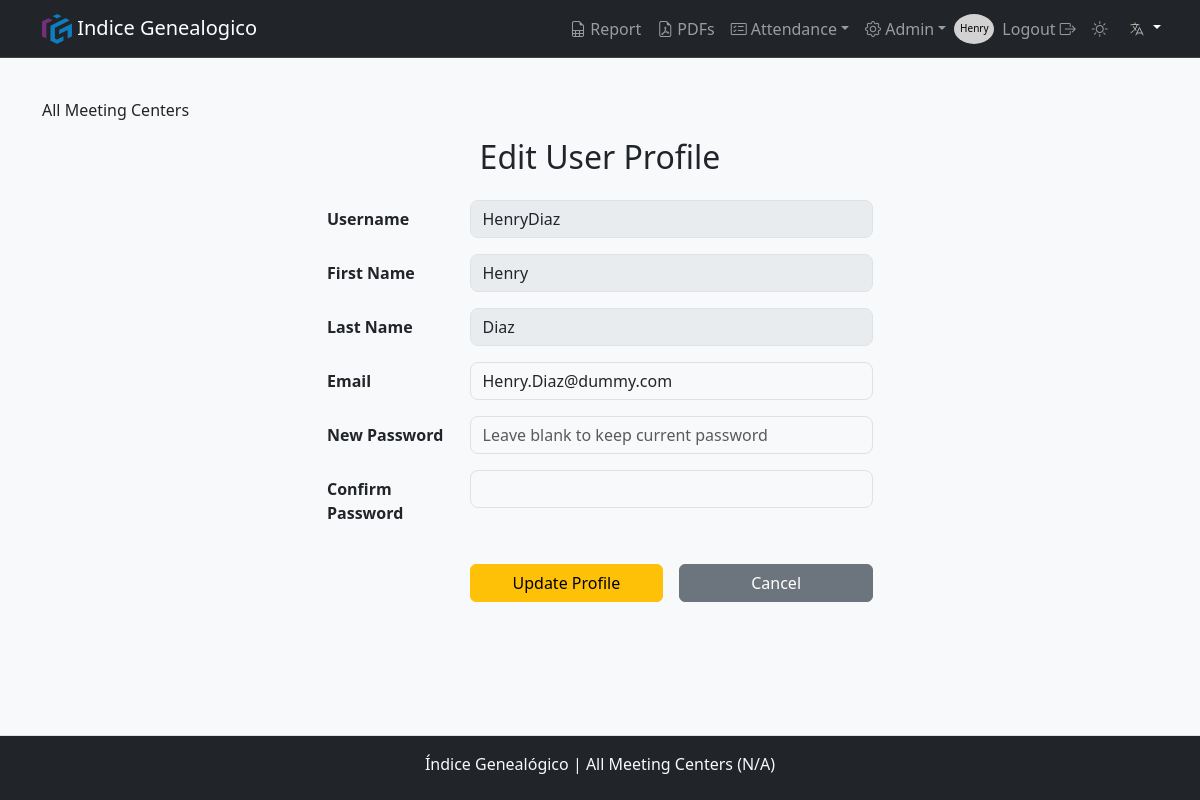
The page /users/profile (signed in) on the database its author committed.
### app/models/users_model.py (models this page shows, shortened)
class User(db.Model, UserMixin):
    __tablename__ = 'users'
    id                = db.Column(db.Integer, primary_key=True)
    username          = db.Column(db.String(80), nullable=False, unique=True)
    email             = db.Column(db.String(120), unique=True)
    name              = db.Column(db.String(20), nullable=False)
    lastname          = db.Column(db.String(20), nullable=False)
    password_hash     = db.Column(db.String(128), nullable=False)
    role              = db.Column(db.String(10), nullable=False, default='User')  # Puede ser 'Owner', 'Admin', 'User'
    is_active         = db.Column(db.Boolean, default=True)
    meeting_center_id = db.Column(db.Integer, db.ForeignKey('meeting_center.id'), nullable=False)  # Clave foránea
    organization_id   = db.Column(db.Integer, db.ForeignKey('organization.id'), nullable=False)  # Clave foránea

### app/routes/users_route.py (the view, shortened to what this page needs)
@bp_users.route('/profile', methods=['GET', 'POST'])
@login_required
def profile():
    form = ProfileForm()
    user = User.query.get(session['user_id'])
    if not user:
        flash('User not found.', 'danger')
        return redirect(url_for('login'))
    form.username.data = user.username
    form.email.data    = user.email
    form.name.data     = user.name
    form.lastname.data = user.lastname
    return render_template('/form/form.html',
                           form=form,
                           title=_('Edit User Profile'),
                           submit_button_text=_('Update Profile'),
                           clas='warning'
                           )

### app/forms/user_form.py
class ProfileForm(FlaskForm):
    username         = StringField('Username', render_kw={'readonly': True, 'disabled': 'disabled'})
    name             = StringField('First Name', render_kw={'readonly': True, 'disabled': 'disabled'})
    lastname         = StringField('Last Name', render_kw={'readonly': True, 'disabled': 'disabled'})
    email            = StringField('Email', validators=[DataRequired(), Email()])
    password         = PasswordField('New Password', validators=[Optional(), Length(min=6)], render_kw={'placeholder': 'Leave blank to keep current password'})
    confirm_password = PasswordField('Confirm Password', validators=[EqualTo('password')])

### app/__init__.py (called while the page is built)
def get_locale():
    lang = request.args.get('lang')
    if lang and lang in Config.LANGUAGES:
        session['lang'] = lang
        return lang
    if 'lang' in session and session['lang'] in Config.LANGUAGES:
        return session['lang']
    return request.accept_languages.best_match(Config.LANGUAGES)

### app/utils.py (called while the page is built)
def login_required(f):
    @wraps(f)
    def decorated_function(*args, **kwargs):
        if g.user is None:  # Si el usuario no está autenticado
            next_url = request.url  # Guardamos la URL a la que intentaba acceder
            return redirect(url_for('auth.login', next=next_url))  # Pasamos 'next' como parámetro
        return f(*args, **kwargs)
    return decorated_function

### app/templates/form/form.html (shortened to what this page needs)
{% extends "layout.html" %}
{% import "/form/macros.html" as macros %}
{% block content %}
<div class="container" style="overflow-y: auto; max-height: calc(100vh - 200px);">
    <h2 class="mb-4 text-center">{{ title }}</h2>
    <div class="row justify-content-center">
        <div class="col-lg-6">
            <form method="post" novalidate>
                {% for field in form %}
                    {{ macros.render_field(field) }}
                {% endfor %}
                <div class="row mb-3">
                    <div class="col-md-9 offset-md-3 d-flex justify-content-end gap-3">
                        <button type="submit" class="btn btn-{{ clas }} w-50">{{ submit_button_text }}</button>
                        <button type="button" class="btn btn-secondary w-50" onclick="window.location.href='{{ request.referrer }}'">
                            {{ _('Cancel') }}
                        </button>
                    </div>
                </div>
            </form>
        </div>
    </div>
</div>
{%endblock%}

### app/templates/form/macros.html (shortened to what this page needs)
{% macro render_field(field, label_class="col-md-3 col-form-label custom-label", input_class="form-control custom-input", group_class="row mb-3") %}
{% if field.type == "BooleanField" %}
<div class="{{ group_class }}">
    <label for="{{ field.id }}" class="{{ label_class }}">{{ field.label }}</label>
    <div class="col-sm-9">
        {{ field(class="form-check-input", id=field.id, style="transform: scale(1.5); margin-left: 8px;") }}
        {% if field.errors %}
            <div class="text-danger small mt-1">
                {% for error in field.errors %}
                    <div>{{ error }}</div>
                {% endfor %}
            </div>
        {% endif %}
    </div>
</div>
{% else %}
<div class="{{ group_class }}">
    <label for="{{ field.id }}" class="{{ label_class }}">{{ field.label }}</label>
    <div class="col-sm-9">
        {% if field.type == "SelectField" %}
            {{ field(class="form-select", id=field.id) }}
        {% elif field.type in ["StringField", "EmailField", "PasswordField", "IntegerField", "DecimalField", "DateField", "TimeField"] %}
            {{ field(class=input_class, id=field.id) }}
        {% elif field.type == "TextAreaField" %}
            {{ field(class="form-control", id=field.id, rows=4) }}
        {% elif field.type == "FileField" %}
            {{ field(class="form-control", id=field.id) }}
        {% elif field.type == "ColorField" %}
            {{ field(class="form-control form-control-color", id=field.id, type="color") }}
        {% else %}
            {{ field(class=input_class, id=field.id) }}
        {% endif %}
    </div>
</div>
{% endif %}
{% endmacro %}

### app/templates/partials/navbar.html (shortened to what this page needs)
<nav class="navbar navbar-expand-lg bg-dark border-bottom border-body sticky-top" data-bs-theme="dark">
    <div class="container">
        <a class="navbar-brand" href="#"> <img src="{{ url_for('static', filename='/img/favicon/android-chrome-512x512.png') }}" alt="Logo" width="30" height="30" class="d-inline-block align-text-top"> Indice Genealogico </a>
        <div class="collapse navbar-collapse" id="navbarNav">
            <ul class="navbar-nav">
                {% if session['user_id'] %}
                    {% if session['role'] != 'Operator'%}
                        <li class="nav-item"><a class="nav-link {{ 'active' if request.endpoint == 'attendance.attendance_report' else '' }}" href="{{ url_for('attendance.attendance_report') }}"><i class="bi bi-file-earmark-spreadsheet"></i> {{ _('Report') }}</a></li>
                        <li class="nav-item"><a class="nav-link {{ 'active' if request.endpoint == 'pdf.list_pdfs' else '' }}" href="{{ url_for('pdf.list_pdfs') }}"><i class="bi bi-file-earmark-pdf"></i>  PDFs</a></li>
                        <li class="nav-item dropdown">
                            <a class="nav-link dropdown-toggle" href="#" id="navbarDropdown" role="button" data-toggle="dropdown" aria-haspopup="true" aria-expanded="false"><i class="bi bi-card-checklist"></i> {{ _('Attendance') }}</a>
                        </li>
                        {% if session['role'] in ['Owner', 'Admin', 'Super'] %}
                            <li class="nav-item dropdown">
                                <a class="nav-link dropdown-toggle" href="#" id="navbarDropdown" role="button" data-toggle="dropdown" aria-haspopup="true" aria-expanded="false"><i class="bi bi-gear"></i> {{ 'Admin' }}</a>
                                </li>
                        {% endif %}
                    {% endif %}
                    <div class="circle">
                        <a class="nav-link" href="{{ url_for('user.profile', id=session['user_id']) }}"><p style="color: black; font-size: 10px; display:block; padding-top: 15px;">{{ session['user_name'] }}</p></a>
                    </div>
                    <li class="nav-item"><a class="nav-link" href="{{ url_for('auth.logout') }}"></i>{{ _('Logout') }}  <i class="bi bi-box-arrow-right"></i></a></i></li>
                {% else %}
                    {% if request.endpoint != 'auth.login' %}
                        <li class="nav-item"><a class="nav-link" href="{{ url_for('auth.login') }}"><i class="bi bi-box-arrow-in-right"></i> {{ _('Login') }}</a></li>
                    {% endif %}
                {% endif %}
                <li class="nav-item"><a class="nav-link"  id="themeSwitcher" href=""></a></li>
                <div class="dropdown">
                    <button class="btn btn-dark dropdown-toggle" type="button" id="languageDropdown" data-bs-toggle="dropdown" aria-expanded="false">
                        <img class="langSelector"src="{{ url_for('static', filename='img/flags/lang.svg') }}" alt="{{ get_locale() }}" class="flag-icon">
                    </button>
                </div>
            </ul>
        </div>
    </div>
</nav>

### app/static/css/styles.css (style rules this page uses)
body { display: flex; min-height: 100vh; flex-direction: column; }
.navbar-collapse { -ms-flex-positive: 0; flex-grow: 0; }
.circle { border-radius: 50%; width: 40px; height: 30px; background-color: #d2d2d2; color: black; display: flex; justify-content: center; align-items: center; margin-top: 5px; }
.custom-label { font-size: 1rem; font-weight: bold; }
.custom-input { border-radius: 0.5rem; box-shadow: none; border: 1px solid #dee2e6; }
[data-bs-theme="light"] { --bs-body-bg: #f8f9fa; --bs-body-color: #212529; --bs-link-color: #0d6efd; --bs-border-color: #dee2e6; --bs-btn-bg: #e9ecef; --bs-btn-hover-bg: #d6d8db; }
[data-bs-theme="dark"] { --bs-body-bg: #121212; --bs-body-color: #e9ecef; --bs-link-color: #66b2ff; --bs-border-color: #444; }
.langSelector { color: #b5b5ac; }

### rows shown on the page
User: user_name "Henry", username "HenryDiaz" "Henry" "Diaz" "Henry.Diaz@dummy.com"

### other values the page prints
{{ 'Admin' }} "Admin"
{{ title }} "Edit User Profile"
{{ field.label }} "Username" "First Name" "Last Name" "Email" "New Password" "Confirm Password"
{{ submit_button_text }} "Update Profile"
{{ session['meeting_center_name'] }} "All Meeting Centers"
{{ session['meeting_center_number'] }} "N/A"
